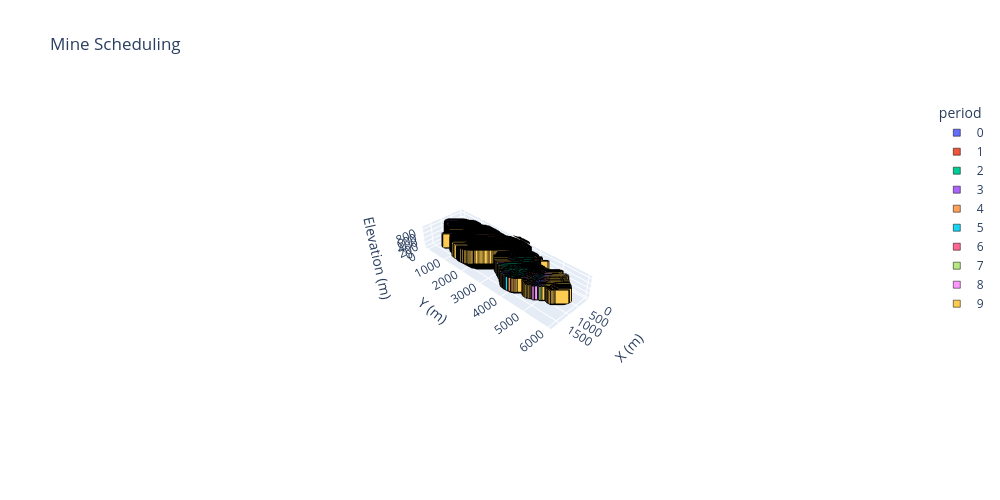

The cell this chart's notebook holds for it:
### Markdown cell above
### Mine Scheduling 3D Plot

### Code cell
# Block dimensions
dx, dy, dz = 25, 25, 20

# Filter extracted blocks and prepare data
d = blocks.loc[blocks.period.notna()].copy()
d["period"] = d["period"].astype(int)
d[["x","y","z"]] *= [dx, dy, dz]
d["period"] -= d["period"].min()
d["period"] = d["period"].astype(str)

# Axis scaling for correct proportions
r = d[["x","y","z"]].max() - d[["x","y","z"]].min()
s = r.max()

# 3D categorical scatter with Plotly default colors
fig = px.scatter_3d(d, x="x", y="y", z="z", color="period", color_discrete_sequence=px.colors.qualitative.Plotly,
    category_orders={"period": sorted(d["period"], key=int)}, labels={"color": "Periods"}, 
    title="Mine Scheduling", width=1000, height=500).update_traces(marker=dict(symbol="square", size=7, 
    line=dict(width=0.5, color="black"))).update_layout(scene=dict(xaxis_title="X (m)", yaxis_title="Y (m)", 
    zaxis_title="Elevation (m)", aspectmode="manual", aspectratio=dict(x=r.x/s, y=r.y/s, z=r.z/s)))
fig.show()

### Figure 1 — Plotly figure (JSON) as saved in the notebook; plotly's stock layout.template omitted (floating-point values rounded to 4 significant figures; data arrays with more than 128 entries replaced by an {"elided": "..."} marker saying what was removed)
{"data": [{"hovertemplate": "period=0<br>x=%{x}<br>y=%{y}<br>z=%{z}<extra></extra>", "legendgroup": "0", "marker": {"color": "#636EFA", "line": {"color": "black", "width": 0.5}, "size": 7, "symbol": "square"}, "mode": "markers", "name": "0", "scene": "scene", "showlegend": true, "type": "scatter3d", "x": {"elided": "9681 int values"}, "y": {"elided": "9681 int values"}, "z": {"elided": "9681 int values"}}, {"hovertemplate": "period=1<br>x=%{x}<br>y=%{y}<br>z=%{z}<extra></extra>", "legendgroup": "1", "marker": {"color": "#EF553B", "line": {"color": "black", "width": 0.5}, "size": 7, "symbol": "square"}, "mode": "markers", "name": "1", "scene": "scene", "showlegend": true, "type": "scatter3d", "x": {"elided": "10237 int values"}, "y": {"elided": "10237 int values"}, "z": {"elided": "10237 int values"}}, {"hovertemplate": "period=2<br>x=%{x}<br>y=%{y}<br>z=%{z}<extra></extra>", "legendgroup": "2", "marker": {"color": "#00CC96", "line": {"color": "black", "width": 0.5}, "size": 7, "symbol": "square"}, "mode": "markers", "name": "2", "scene": "scene", "showlegend": true, "type": "scatter3d", "x": {"elided": "11364 int values"}, "y": {"elided": "11364 int values"}, "z": {"elided": "11364 int values"}}, {"hovertemplate": "period=3<br>x=%{x}<br>y=%{y}<br>z=%{z}<extra></extra>", "legendgroup": "3", "marker": {"color": "#AB63FA", "line": {"color": "black", "width": 0.5}, "size": 7, "symbol": "square"}, "mode": "markers", "name": "3", "scene": "scene", "showlegend": true, "type": "scatter3d", "x": {"elided": "8146 int values"}, "y": {"elided": "8146 int values"}, "z": {"elided": "8146 int values"}}, {"hovertemplate": "period=4<br>x=%{x}<br>y=%{y}<br>z=%{z}<extra></extra>", "legendgroup": "4", "marker": {"color": "#FFA15A", "line": {"color": "black", "width": 0.5}, "size": 7, "symbol": "square"}, "mode": "markers", "name": "4", "scene": "scene", "showlegend": true, "type": "scatter3d", "x": {"elided": "9682 int values"}, "y": {"elided": "9682 int values"}, "z": {"elided": "9682 int values"}}, {"hovertemplate": "period=5<br>x=%{x}<br>y=%{y}<br>z=%{z}<extra></extra>", "legendgroup": "5", "marker": {"color": "#19D3F3", "line": {"color": "black", "width": 0.5}, "size": 7, "symbol": "square"}, "mode": "markers", "name": "5", "scene": "scene", "showlegend": true, "type": "scatter3d", "x": {"elided": "8326 int values"}, "y": {"elided": "8326 int values"}, "z": {"elided": "8326 int values"}}, {"hovertemplate": "period=6<br>x=%{x}<br>y=%{y}<br>z=%{z}<extra></extra>", "legendgroup": "6", "marker": {"color": "#FF6692", "line": {"color": "black", "width": 0.5}, "size": 7, "symbol": "square"}, "mode": "markers", "name": "6", "scene": "scene", "showlegend": true, "type": "scatter3d", "x": {"elided": "15385 int values"}, "y": {"elided": "15385 int values"}, "z": {"elided": "15385 int values"}}, {"hovertemplate": "period=7<br>x=%{x}<br>y=%{y}<br>z=%{z}<extra></extra>", "legendgroup": "7", "marker": {"color": "#B6E880", "line": {"color": "black", "width": 0.5}, "size": 7, "symbol": "square"}, "mode": "markers", "name": "7", "scene": "scene", "showlegend": true, "type": "scatter3d", "x": {"elided": "10946 int values"}, "y": {"elided": "10946 int values"}, "z": {"elided": "10946 int values"}}, {"hovertemplate": "period=8<br>x=%{x}<br>y=%{y}<br>z=%{z}<extra></extra>", "legendgroup": "8", "marker": {"color": "#FF97FF", "line": {"color": "black", "width": 0.5}, "size": 7, "symbol": "square"}, "mode": "markers", "name": "8", "scene": "scene", "showlegend": true, "type": "scatter3d", "x": {"elided": "12012 int values"}, "y": {"elided": "12012 int values"}, "z": {"elided": "12012 int values"}}, {"hovertemplate": "period=9<br>x=%{x}<br>y=%{y}<br>z=%{z}<extra></extra>", "legendgroup": "9", "marker": {"color": "#FECB52", "line": {"color": "black", "width": 0.5}, "size": 7, "symbol": "square"}, "mode": "markers", "name": "9", "scene": "scene", "showlegend": true, "type": "scatter3d", "x": {"elided": "14446 int values"}, "y": {"elided": "14446 int values"}, "z": {"elided": "14446 int values"}}], "layout": {"height": 500, "legend": {"title": {"text": "period"}, "tracegroupgap": 0}, "scene": {"aspectmode": "manual", "aspectratio": {"x": 0.308, "y": 1, "z": 0.1485}, "domain": {"x": [0, 1], "y": [0, 1]}, "xaxis": {"title": {"text": "X (m)"}}, "yaxis": {"title": {"text": "Y (m)"}}, "zaxis": {"title": {"text": "Elevation (m)"}}}, "title": {"text": "Mine Scheduling"}, "width": 1000}}
